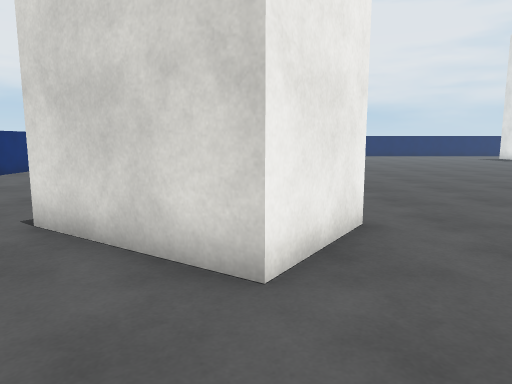
view 1 (above)

22 first-person views from a walk through a Unity game level. The camera is 1.3 m above the floor, tilts 8° down and sees 70° across. The floor is counted in squares, 1 m on a side. Each view is taken from the middle of a square. On the plan, view 1 faces up. The plan holds only what a view shows up to about 15 squares ahead; the rest is blank. The player character is not drawn. Surface patterns are stand-ins for the level's own textures.

view 2
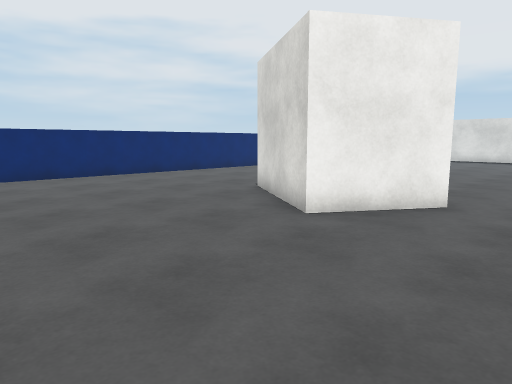

view 3
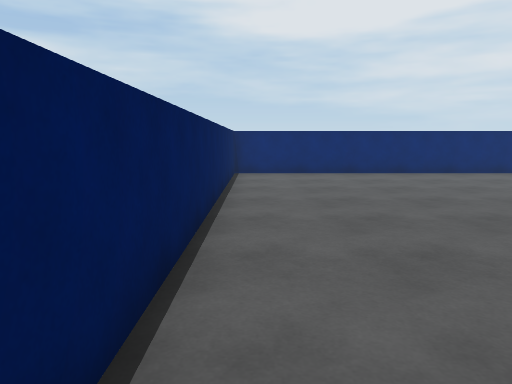

view 4
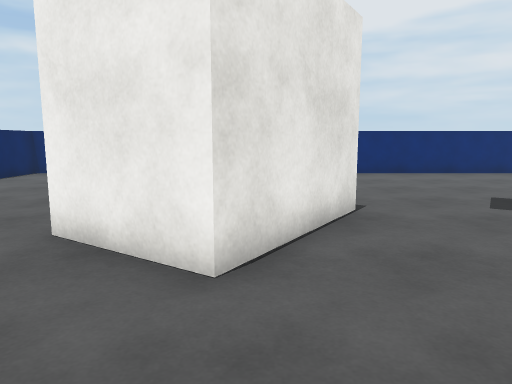

view 5
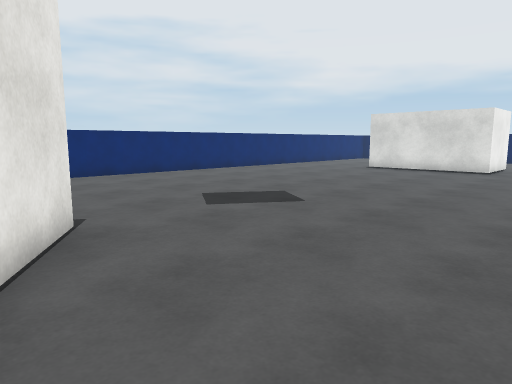

view 6
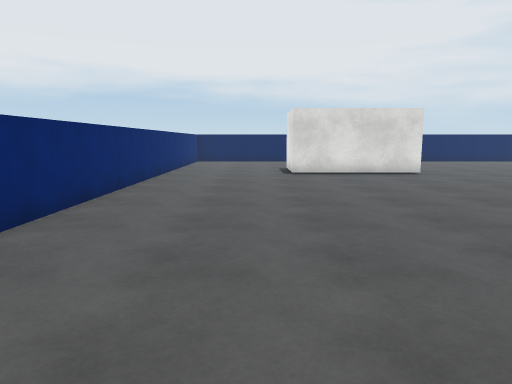

view 7
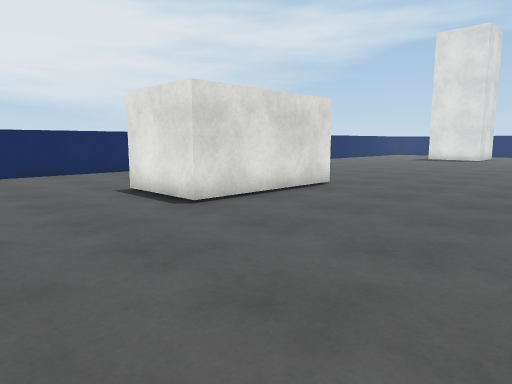

view 8
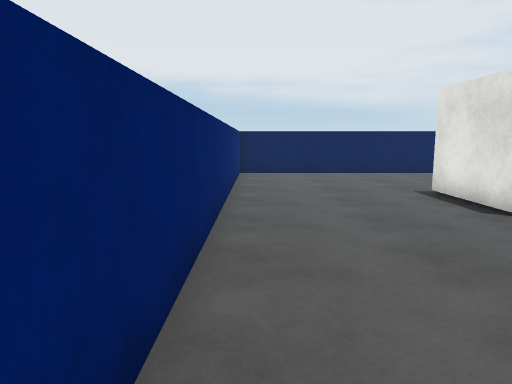

view 9
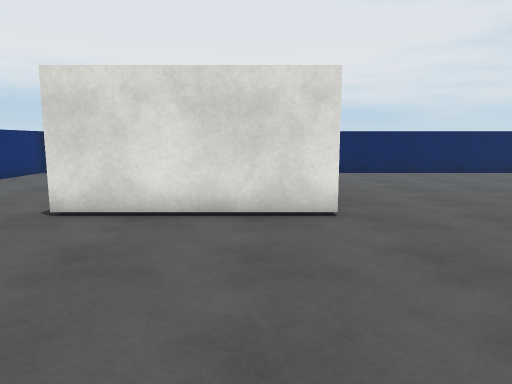

view 10
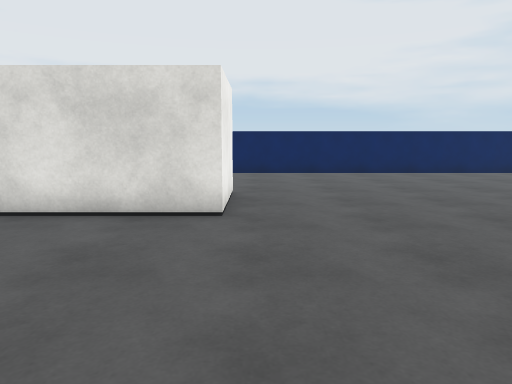

view 11
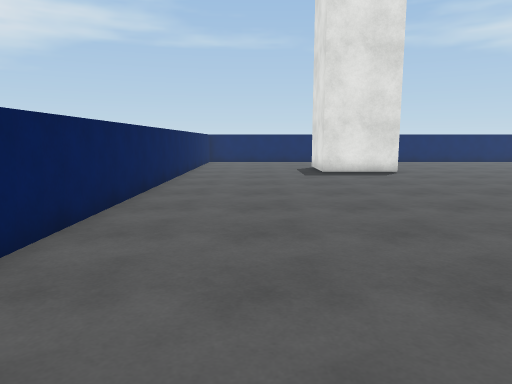

view 12
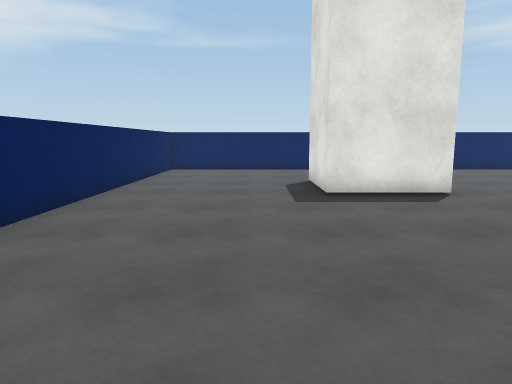

view 13
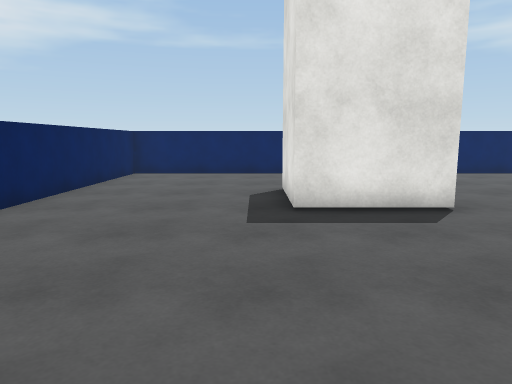

view 14
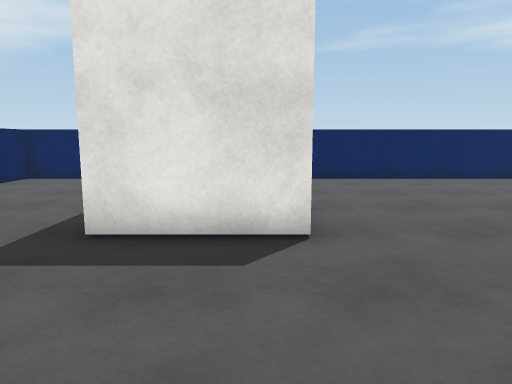

view 15
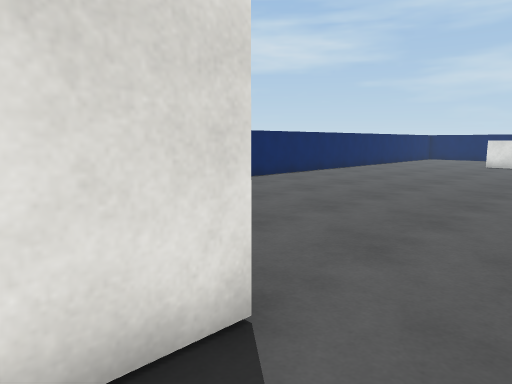

view 16
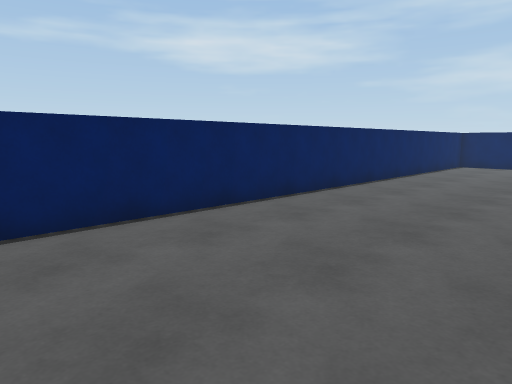

view 17
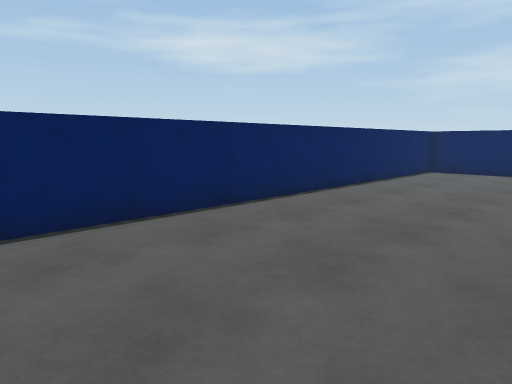

view 18
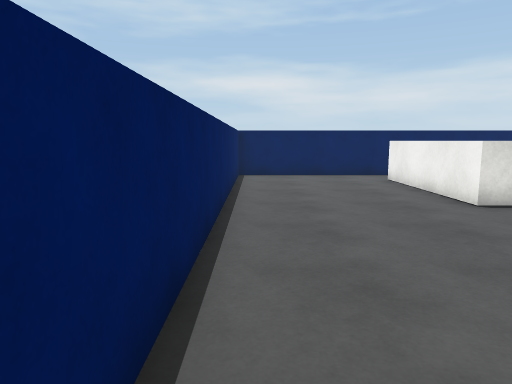

view 19
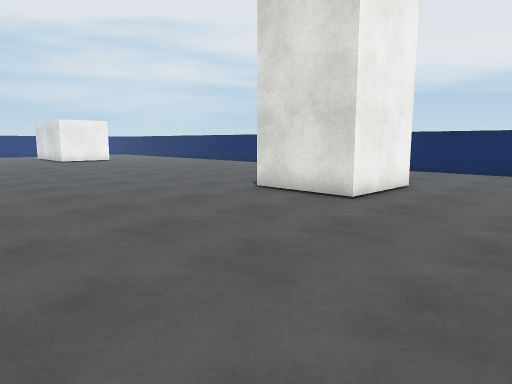

view 20
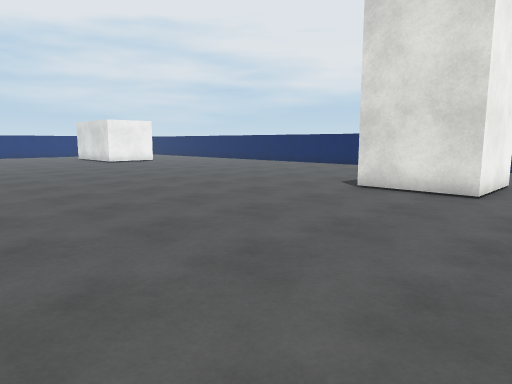

view 21
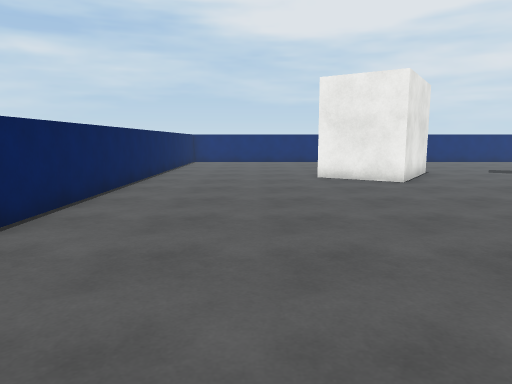

view 22
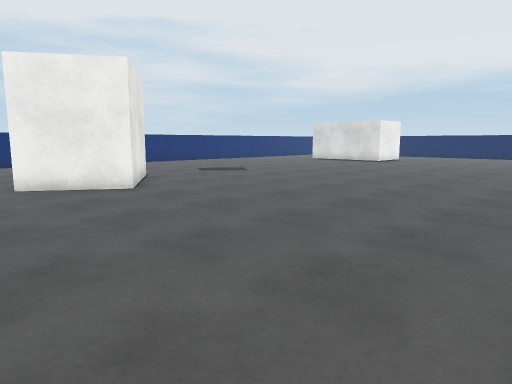

### Floor plan
Points are (right, up) in squares from view 1. A wall is a line through its corners. A room is listed if a view was taken in it or the views show most of it. See-through windows are left out.
Room 1 (views 1, 2, 3, 4, 5, 6, 7, 8, 9, 10, 11, 12, 13, 14, 15, 16, 17, 18, 19, 20, 21, 22)
walls: (-1.8, 7.9) (1.7, 5.6) (0.1, 3.2) (-3.4, 5.5); (16.8, 22.2) (16.8, 25.3) (19.8, 25.3) (19.8, 22.2) (16.8, 22.2); (0.4, 25.1) (0.4, 22.2) (-4.6, 22.2) (-4.6, 25.1); (18.9, 3.8) (19.6, 3.8) (19.6, -1.2); (14.4, -2.9) (24.7, -2.9) (24.7, 21.1); (-9.7, 8.2) (-9.7, -2.9) (7.6, -2.9); (-1.8, 30.9) (-9.7, 30.9) (-9.7, 10); (24.7, 24.9) (24.7, 30.9) (0, 30.9)

Positions as (right, up) in squares from view 1, and headings:
1: (0, 0), facing up
2: (4, -2), facing up-left
3: (5, -2), facing left
4: (5, 6), facing left
5: (4, 6), facing up-left
6: (-6, 8), facing up
7: (-9, 16), facing up-right
8: (-9, 16), facing up
9: (-1, 16), facing up
10: (1, 16), facing up
11: (2, 28), facing right
12: (8, 27), facing right
13: (10, 26), facing right
14: (12, 23), facing right
15: (15, 24), facing down-right
16: (19, 17), facing down-right
17: (19, 13), facing down-right
18: (24, 11), facing down
19: (24, 15), facing up-left
20: (22, 13), facing up-left
21: (13, 1), facing left
22: (11, 1), facing up-left
